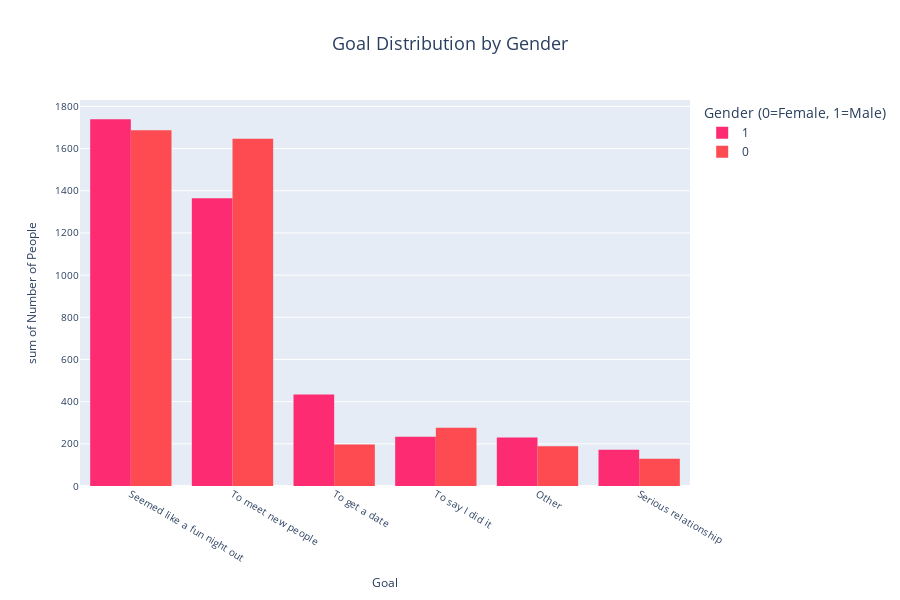

Notebook cell for this chart:
### Code cell
# Dictionnaire pour interpréter les options de la colonne 'goal'
goal_mapping = {
    1: 'Seemed like a fun night out',
    2: 'To meet new people',
    3: 'To get a date',
    4: 'Serious relationship',
    5: 'To say I did it',
    6: 'Other'
}

# Appliquer ce mapping uniquement pour la visualisation
df['goal_label'] = df['goal'].map(goal_mapping)

# Compter les occurrences de chaque option de goal par genre
goal_gender_counts = df.groupby(['goal_label', 'gender']).size().reset_index(name='Count')

# Trier les données du plus grand au plus petit nombre de participants
goal_gender_counts = goal_gender_counts.sort_values(by='Count', ascending=False)

# Custom colors for Female and Male
colors = ['#FD2C72', '#FE4A51']  # Rose pour Female, Rouge pour Male

# Créer l'histogramme stylisé avec barres côte à côte
fig = px.histogram(goal_gender_counts, x='goal_label', y='Count', color='gender',
                   title='Goal Distribution by Gender',
                   labels={'goal_label': 'Goal', 'Count': 'Number of People', 'gender': 'Gender (0=Female, 1=Male)'},
                   barmode='group',  # Barres côte à côte pour comparaison
                   color_discrete_sequence=colors)  # Couleurs personnalisées

# Mettre à jour la mise en page pour améliorer la lisibilité
fig.update_layout(
    title_font_size=18,
    title_x=0.5,
     xaxis_tickfont_size=10,  # Taille plus petite pour les labels de l'axe X
    yaxis_tickfont_size=10,  # Taille plus petite pour les labels de l'axe Y
    xaxis_title_font_size=12,  # Taille plus petite pour le titre de l'axe X
    yaxis_title_font_size=12,  # Taille plus petite pour le titre de l'axe Y
    width=900,
    height=600
)

# Afficher le graphique
fig.show()

### Figure 1 — Plotly figure (JSON) as saved in the notebook; plotly's stock layout.template omitted (floating-point values rounded to 4 significant figures)
{"data": [{"alignmentgroup": "True", "bingroup": "x", "histfunc": "sum", "hovertemplate": "Gender (0=Female, 1=Male)=1<br>Goal=%{x}<br>sum of Number of People=%{y}<extra></extra>", "legendgroup": "1", "marker": {"color": "#FD2C72", "pattern": {"shape": ""}}, "name": "1", "offsetgroup": "1", "orientation": "v", "showlegend": true, "type": "histogram", "x": ["Seemed like a fun night out", "To meet new people", "To get a date", "To say I did it", "Other", "Serious relationship"], "xaxis": "x", "y": [1739, 1365, 434, 234, 230, 172], "yaxis": "y"}, {"alignmentgroup": "True", "bingroup": "x", "histfunc": "sum", "hovertemplate": "Gender (0=Female, 1=Male)=0<br>Goal=%{x}<br>sum of Number of People=%{y}<extra></extra>", "legendgroup": "0", "marker": {"color": "#FE4A51", "pattern": {"shape": ""}}, "name": "0", "offsetgroup": "0", "orientation": "v", "showlegend": true, "type": "histogram", "x": ["Seemed like a fun night out", "To meet new people", "To say I did it", "To get a date", "Other", "Serious relationship"], "xaxis": "x", "y": [1687, 1647, 276, 197, 189, 129], "yaxis": "y"}], "layout": {"barmode": "group", "height": 600, "legend": {"title": {"text": "Gender (0=Female, 1=Male)"}, "tracegroupgap": 0}, "title": {"font": {"size": 18}, "text": "Goal Distribution by Gender", "x": 0.5}, "width": 900, "xaxis": {"anchor": "y", "domain": [0, 1], "tickfont": {"size": 10}, "title": {"font": {"size": 12}, "text": "Goal"}}, "yaxis": {"anchor": "x", "domain": [0, 1], "tickfont": {"size": 10}, "title": {"font": {"size": 12}, "text": "sum of Number of People"}}}}
